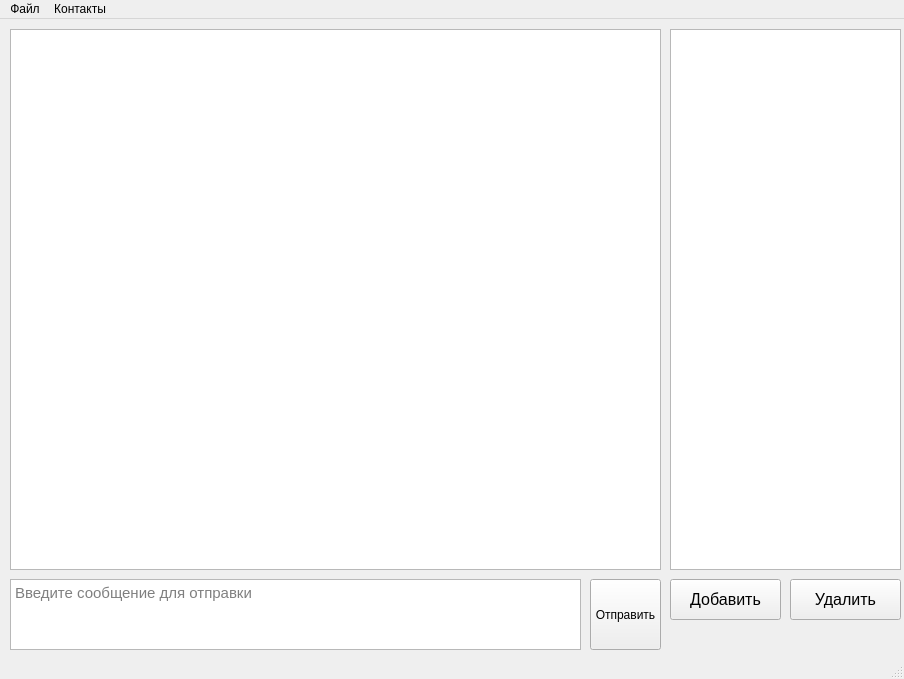
<?xml version="1.0" encoding="UTF-8"?>
<ui version="4.0">
 <class>UI_Client</class>
 <widget class="QMainWindow" name="UI_Client">
  <property name="geometry">
   <rect>
    <x>0</x>
    <y>0</y>
    <width>904</width>
    <height>679</height>
   </rect>
  </property>
  <property name="windowTitle">
   <string>UI_Client</string>
  </property>
  <property name="autoFillBackground">
   <bool>true</bool>
  </property>
  <property name="documentMode">
   <bool>false</bool>
  </property>
  <property name="unifiedTitleAndToolBarOnMac">
   <bool>false</bool>
  </property>
  <widget class="QWidget" name="centralwidget">
   <widget class="QListView" name="listView_2">
    <property name="geometry">
     <rect>
      <x>10</x>
      <y>10</y>
      <width>651</width>
      <height>541</height>
     </rect>
    </property>
   </widget>
   <widget class="QListView" name="listView">
    <property name="geometry">
     <rect>
      <x>670</x>
      <y>10</y>
      <width>231</width>
      <height>541</height>
     </rect>
    </property>
   </widget>
   <widget class="QPushButton" name="pushButton">
    <property name="geometry">
     <rect>
      <x>670</x>
      <y>560</y>
      <width>111</width>
      <height>41</height>
     </rect>
    </property>
    <property name="font">
     <font>
      <pointsize>12</pointsize>
     </font>
    </property>
    <property name="text">
     <string>Добавить</string>
    </property>
   </widget>
   <widget class="QPushButton" name="pushButton_2">
    <property name="geometry">
     <rect>
      <x>790</x>
      <y>560</y>
      <width>111</width>
      <height>41</height>
     </rect>
    </property>
    <property name="font">
     <font>
      <pointsize>12</pointsize>
     </font>
    </property>
    <property name="text">
     <string>Удалить</string>
    </property>
   </widget>
   <widget class="QTextEdit" name="textEdit">
    <property name="geometry">
     <rect>
      <x>10</x>
      <y>560</y>
      <width>571</width>
      <height>71</height>
     </rect>
    </property>
    <property name="font">
     <font>
      <family>Segoe UI</family>
      <pointsize>11</pointsize>
     </font>
    </property>
    <property name="placeholderText">
     <string>Введите сообщение для отправки</string>
    </property>
   </widget>
   <widget class="QPushButton" name="pushButton_3">
    <property name="geometry">
     <rect>
      <x>590</x>
      <y>560</y>
      <width>71</width>
      <height>71</height>
     </rect>
    </property>
    <property name="text">
     <string>Отправить</string>
    </property>
   </widget>
  </widget>
  <widget class="QMenuBar" name="menubar">
   <property name="enabled">
    <bool>true</bool>
   </property>
   <property name="geometry">
    <rect>
     <x>0</x>
     <y>0</y>
     <width>904</width>
     <height>21</height>
    </rect>
   </property>
   <widget class="QMenu" name="menu">
    <property name="title">
     <string>Файл</string>
    </property>
    <addaction name="action"/>
   </widget>
   <widget class="QMenu" name="menu_2">
    <property name="title">
     <string>Контакты</string>
    </property>
    <addaction name="action_2"/>
    <addaction name="action_3"/>
   </widget>
   <addaction name="menu"/>
   <addaction name="menu_2"/>
  </widget>
  <widget class="QStatusBar" name="statusbar">
   <property name="enabled">
    <bool>true</bool>
   </property>
  </widget>
  <action name="action">
   <property name="text">
    <string>Выход</string>
   </property>
  </action>
  <action name="action_2">
   <property name="text">
    <string>Добавить контакт</string>
   </property>
  </action>
  <action name="action_3">
   <property name="text">
    <string>Удалить контакт</string>
   </property>
  </action>
 </widget>
 <resources/>
 <connections/>
</ui>
